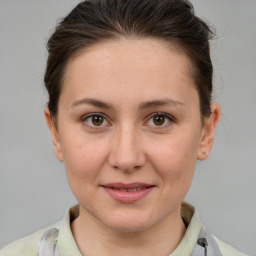
#> input picture scripts/xai_face_clustering/data/Human_Faces_Dataset/AI-Generated_Images/000087.jpg, 256 x 256 px, found by its file name; its folder holds 2 pictures in this run
$ python exploratory_plots.py
#> lines starting #> are read from the running program, lines starting #| are printed output that depends on the picture; after the words box and inside, x2 and y2 are one past the last pixel; in counts of white or black regions, pixels touching at a corner belong together
#> in process_directory, img is the input picture: shape (256, 256, 3); mean B, G, R 129.5, 141.6, 163.5
import os
import numpy as np
import matplotlib.pyplot as plt
import cv2
from skimage.feature import local_binary_pattern
from sklearn.manifold import TSNE
from sklearn.preprocessing import StandardScaler
from tqdm import tqdm

#constants
REAL_DIR = 'scripts/xai_face_clustering/data/Human_Faces_Dataset/AI-Generated_Images'
FAKE_DIR = 'scripts/xai_face_clustering/data/Human_Faces_Dataset/Real_Images'
IMG_SIZE = (128, 128)
LBP_RADIUS = 1
LBP_POINTS = 8 * LBP_RADIUS

OUTPUT_DIR = 'scripts/xai_face_clustering/features/exploratory_plots'
os.makedirs(OUTPUT_DIR, exist_ok=True)

#feature lists
features = []
labels = []  # 0 for real, 1 for fake
texture_values = []
edge_densities = []
symmetry_scores = []

def extract_features(img):
    gray = cv2.cvtColor(img, cv2.COLOR_BGR2GRAY)
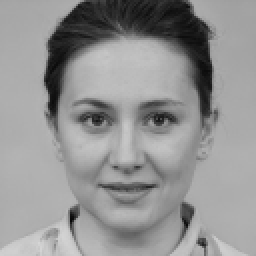
#> gray: shape (128, 128) (shown 2 times larger); min 7, max 214, mean 146.9

    #LBP for texture
    lbp = local_binary_pattern(gray, LBP_POINTS, LBP_RADIUS, method="uniform")
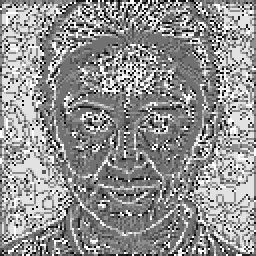
#> lbp: shape (128, 128) float64 (shown 2 times larger); min 0, max 9, mean 5.15; drawn with min black and max white
    lbp_hist, _ = np.histogram(lbp.ravel(), bins=np.arange(0, LBP_POINTS + 3), range=(0, LBP_POINTS + 2), density=True)
#> lbp_hist = [0.0272, 0.0487, 0.0322, 0.125, 0.213, 0.173, 0.0538, 0.0768, 0.168, 0.0829]
    texture_var = np.var(lbp_hist)
#> texture_var = 0.00387

    #canny edge detection
    edges = cv2.Canny(gray, 100, 200)
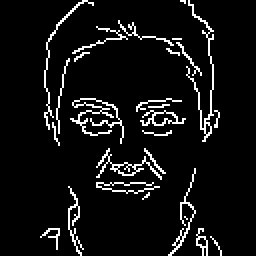
#> edges: shape (128, 128) (shown 2 times larger); 6.9% white in thin lines or dots, all inside (x1, y1, x2, y2) = (20, 0, 111, 128)
    edge_density = np.sum(edges > 0) / (IMG_SIZE[0] * IMG_SIZE[1])
#> edge_density = 0.0693

    #symmetry score (MSE between left and right halves)
    h, w = gray.shape
#> h = 128; w = 128
    left_half = gray[:, :w // 2]
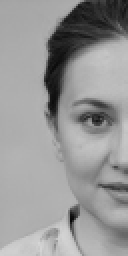
#> left_half: shape (128, 64) (shown 2 times larger); min 7, max 214, mean 150.8
    right_half = np.fliplr(gray[:, w - w // 2:])
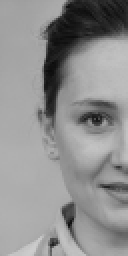
#> right_half: shape (128, 64) (shown 2 times larger); min 11, max 205, mean 143
    if left_half.shape != right_half.shape:
        min_width = min(left_half.shape[1], right_half.shape[1])
        left_half = left_half[:, :min_width]
        right_half = right_half[:, :min_width]
    symmetry_score = np.mean((left_half - right_half) ** 2)
#> symmetry_score = 54.38

    return lbp_hist, texture_var, edge_density, symmetry_score

def process_directory(directory, label):
    for fname in tqdm(os.listdir(directory)):
        fpath = os.path.join(directory, fname)
        img = cv2.imread(fpath)
        if img is not None:
            img = cv2.resize(img, IMG_SIZE)
            lbp_hist, tex_var, edge_dens, sym_score = extract_features(img)
#> tex_var = 0.00387; edge_dens = 0.0693; sym_score = 54.38
            features.append(lbp_hist)
            texture_values.append(tex_var)
            edge_densities.append(edge_dens)
            symmetry_scores.append(sym_score)
            labels.append(label)
#> pass 2 of the loop in process_directory, `for fname in tqdm(os.listdir(directory)):`:
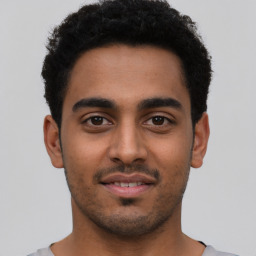
#> input picture scripts/xai_face_clustering/data/Human_Faces_Dataset/AI-Generated_Images/000232.jpg, 256 x 256 px, found by its file name
#> in process_directory, img is the input picture: shape (256, 256, 3); mean B, G, R 121.9, 129.5, 147.6
#> img: shape (128, 128, 3)
#> in extract_features (call 2), `lbp_hist, _ = np.histogram(lbp.ravel(), bins=np.arange(0, LBP_POINTS +..`: lbp_hist = [0.0223, 0.0432, 0.03, 0.112, 0.182, 0.17, 0.043, 0.0674, 0.26, 0.0695]
#> texture_var = 0.00569
#> in extract_features (call 2), `edges = cv2.Canny(gray, 100, 200)`:
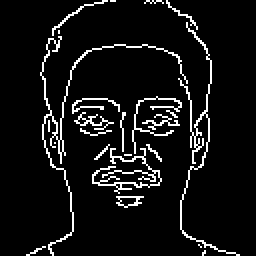
#> edges: shape (128, 128) (shown 2 times larger); 7.3% white in thin lines or dots, all inside (x1, y1, x2, y2) = (13, 0, 120, 128)
#> edge_density = 0.0732
#> in extract_features (call 2), `right_half = np.fliplr(gray[:, w - w // 2:])`:
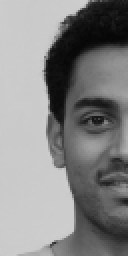
#> right_half: shape (128, 64) (shown 2 times larger); min 6, max 206, mean 134.3
#> symmetry_score = 33.85
#> in process_directory, `lbp_hist, tex_var, edge_dens, sym_score = extract_features(img)`: tex_var = 0.00569; edge_dens = 0.0732; sym_score = 33.85

#process images
process_directory(REAL_DIR, 0)
process_directory(FAKE_DIR, 1)
#> (the run stopped early here; a loop or call above may not have finished)
